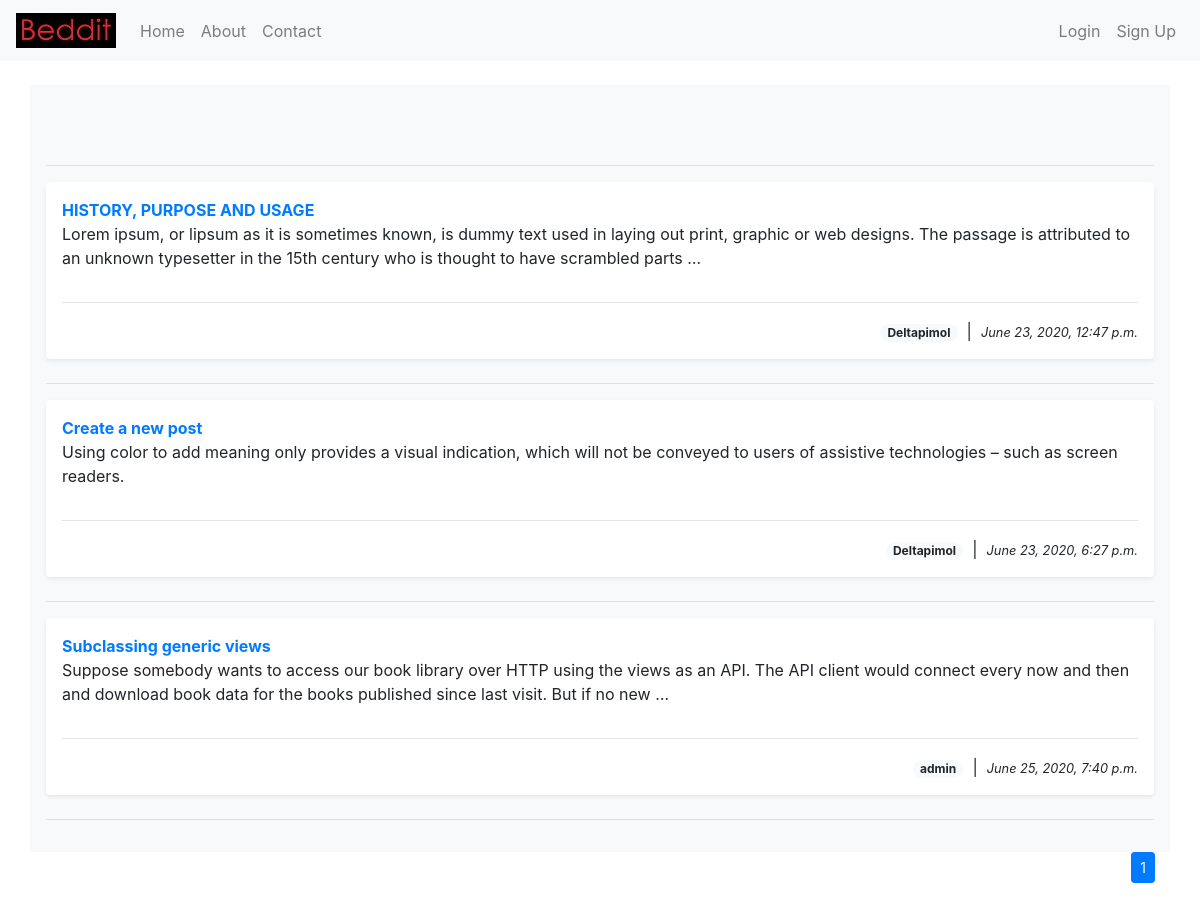
/posts/, run on an earlier commit of the app's database.
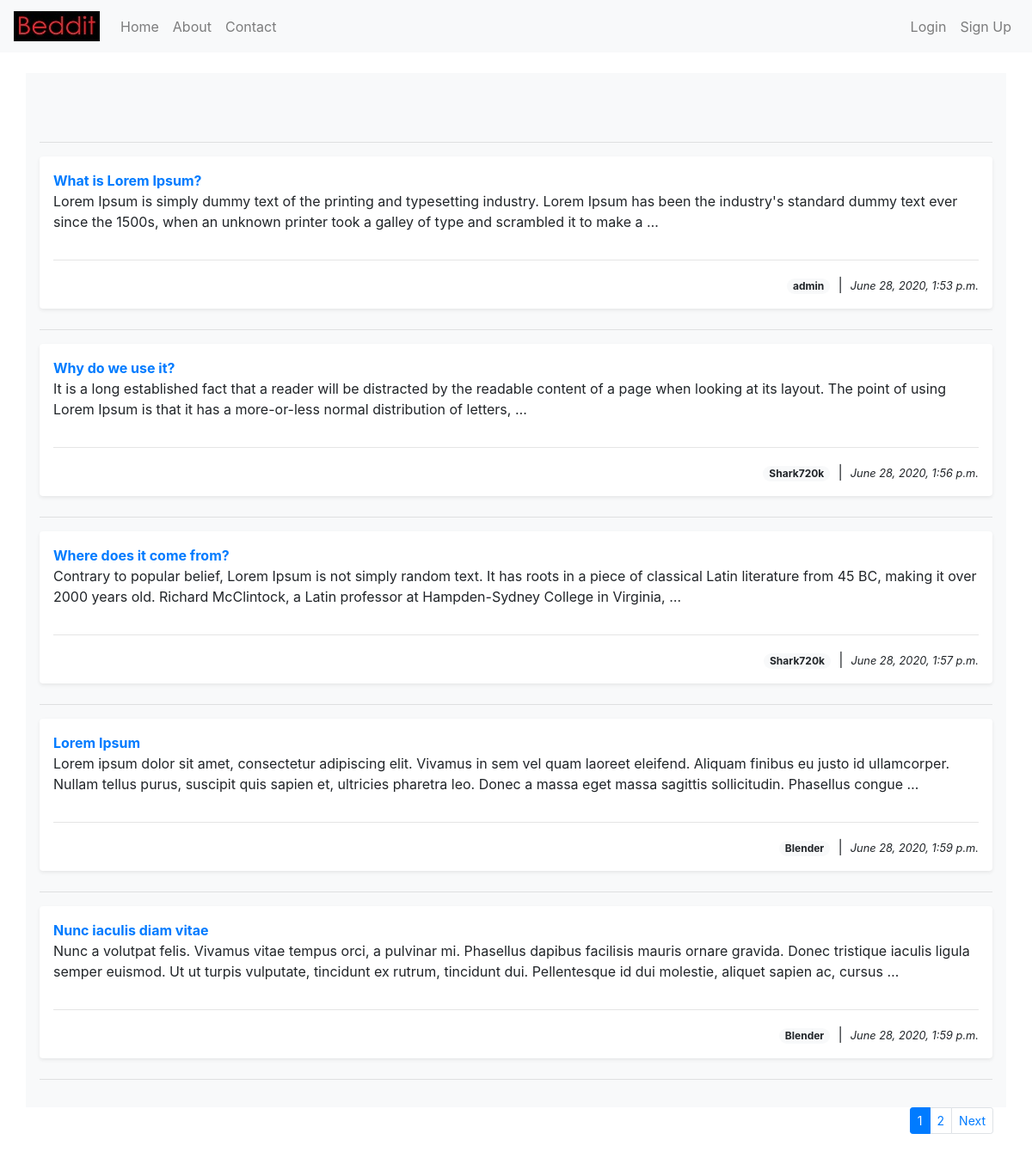
And on a later commit of the database.
### posts_app/models.py (models this page shows, shortened)
class Post(models.Model):
    author = models.ForeignKey(settings.AUTH_USER_MODEL, on_delete = models.CASCADE)
    title = models.CharField(blank=False, null=False, max_length=500)
    text = models.TextField()
    post_datetime = models.DateTimeField(null=True)

### posts_app/views.py (the view)
# urls.py: path('',displayPosts,name='displayposts'),
def displayPosts(request):                          # For displaying all posts
    posts_list = Post.objects.all()
    paginator = Paginator(posts_list,5)             # Paginator for allowing 5 posts on a page
    try:
        page = int(request.GET.get('page',1))
    except:
        page = 1
    try:
        posts = paginator.page(page)
    except(EmptyPage, InvalidPage):
        posts = paginator.page(paginator.num_pages)
    return render(request,'Posts/posts.html',{ 'posts': posts, })

### posts_app/templates/Posts/posts.html (shortened to what this page needs)
<html>
    {% extends 'index.html' %}
    {% block content %}
    <body>
        <br>
        <div class="container p-3 bg-light">
            {% if user.is_authenticated %}
            <div class="card p-0 mb-0">
                <div class="card-body p-2 mb-2">
                    <div class="input-group-prepend">
                        <div class="input-group-text">
                            @{{ user.username }}
                        </div> &nbsp;
                        <a href="{% url 'createpost' %}" class="text-decoration-none">
                            <input class="form-control" type="text" style="width:500px;" placeholder="Create Post">
                        </a>
                    </div>
                </div>
            </div>
            {% else %}
            <br>
            <br>
            {% endif %}
        <hr>
        {% for post in posts.object_list %}
            <div class="shadow-sm p-3 mb-4 bg-white rounded">
                <b><a href={% url "postdetails" pk=post.pk %} class="text-decoration-none">{{ post.title }}</a></b>
                    <div class="overflow-hidden">
                        <span class="d-inline-block" style="max-width: 1500px;">
                            <p>{{ post.text|truncatewords:40 }}</p>
                        </span>
                    </div>
                    <hr>
                    <p class="text-right mb-0 p-0">
                        <span class="badge badge-pill badge-light">{{ post.author }}</span>
                        &nbsp;|&nbsp;
                        <small><i>{{ post.post_datetime }}</i></small>
                    </p>
            </div>
            <hr>
        {% endfor %}
        </div>
        <div class="container">
            <ul class="pagination pagination-sm justify-content-end">
                {% for pg in posts.paginator.page_range %}
                    {% if posts.number == pg %}
                        <li class="page-item active"><a class="page-link" href="?page={{ pg }}">{{ pg }}</a></li>
                    {% else %}
                        <li class="page-item"><a class="page-link" href="?page={{ pg }}">{{ pg }}</a></li>
                    {% endif %}
                {% endfor %}
                {% if posts.has_next %}
                        <li class="page-item"><a class="page-link" href="?page={{ posts.next_page_number }}">Next</a></li>
                {% endif %}
              </ul>
        </div>
    </body>
    {% endblock %}

### posts_app/templates/index.html (shortened to what this page needs)
{% load static %}
<html>
    <head>
      <link rel="stylesheet" href="https://maxcdn.bootstrapcdn.com/bootstrap/4.4.1/css/bootstrap.min.css">
      <link rel="stylesheet" href="{% static 'css/posts.css' %}">
        <nav class="navbar sticky-top navbar-expand-lg navbar-light bg-light">
            <a class="navbar-brand" href='{% url "displayposts" %}'>
                <img src="{% static 'logo.jpg' %}" alt="Beddit">
            </a>
            <div class="collapse navbar-collapse" id="navbarNavDropdown">
              <ul class="navbar-nav mr-auto">
                <li class="nav-item">
                  <a class="nav-link" href="{% url 'displayposts' %}">Home<span class="sr-only">(current)</span></a>
                </li>
                <li class="nav-item">
                  <a class="nav-link" href="{% url 'about' %}">About</a>
                </li>
                <li class="nav-item">
                    <a class="nav-link" href="{% url 'contact' %}">Contact</a>
                </li>
              </ul>
                {% if user.is_authenticated %}
              <ul class="navbar-nav ml-auto">
                <li class="nav-item dropdown">
                  <a class="nav-link dropdown-toggle" href="#" id="navbarDropdownMenuLink" role="button" data-toggle="dropdown" aria-haspopup="true" aria-expanded="false">
                        <span class="badge badge-light">
                          <svg class="bi bi-person-circle" width="1.5em" height="1.5em" viewBox="0 0 16 16" fill="currentColor" xmlns="http://www.w3.org/2000/svg">
                            <path d="M13.468 12.37C12.758 11.226 11.195 10 8 10s-4.757 1.225-5.468 2.37A6.987 6.987 0 0 0 8 15a6.987 6.987 0 0 0 5.468-2.63z"/>
                            <path fill-rule="evenodd" d="M8 9a3 3 0 1 0 0-6 3 3 0 0 0 0 6z"/>
                            <path fill-rule="evenodd" d="M8 1a7 7 0 1 0 0 14A7 7 0 0 0 8 1zM0 8a8 8 0 1 1 16 0A8 8 0 0 1 0 8z"/>
                          </svg>
                        &nbsp;{{ user.username }}
                        </span>
                  </a>
                  <div class="dropdown-menu" aria-labelledby="navbarDropdownMenuLink">
                    <a class="dropdown-item text-danger" href='{% url "logout" %}'>
                        Logout
                    </a>
                  </div>
                </li>
              </ul>
            </div>
                {% else %}
                  <ul class="navbar-nav ml-auto">
                    <li class="nav-item">
                        <a class="nav-link" href='{% url "login" %}'>Login</a>
                    </li>
                    <li class="nav-item">
                      <a class="nav-link" href='{% url "userRegister" %}'>Sign Up</a>
                    </li>
                  </ul>
                {% endif %}
          </nav>
    </head>
            {% block content %}
            {% endblock %}
    <footer class="footer mt-auto py-3">
    </footer>
</html>

What changed in the data, as far as the page shows it:
removed Post: title "HISTORY, PURPOSE AND USAGE", text "Lorem ipsum, or lipsum as it is sometimes known, is dummy text used in laying out print, graphic or web designs. The passage is attributed to an unknown typesetter in the 15th century who is thought to have scrambled parts …", author "Deltapimol", post_datetime "June 23, 2020, 12:47 p.m."
removed Post: title "Create a new post", text "Using color to add meaning only provides a visual indication, which will not be conveyed to users of assistive technologies – such as screen readers.", author "Deltapimol", post_datetime "June 23, 2020, 6:27 p.m."
removed Post: title "Subclassing generic views", text "Suppose somebody wants to access our book library over HTTP using the views as an API. The API client would connect every now and then and download book data for the books published since last visit. But if no new …", author "admin", post_datetime "June 25, 2020, 7:40 p.m."
added Post: title "What is Lorem Ipsum?", text "Lorem Ipsum is simply dummy text of the printing and typesetting industry. Lorem Ipsum has been the industry's standard dummy text ever since the 1500s, when an unknown printer took a galley of type and scrambled it to make a …", author "admin", post_datetime "June 28, 2020, 1:53 p.m."
added Post: title "Why do we use it?", text "It is a long established fact that a reader will be distracted by the readable content of a page when looking at its layout. The point of using Lorem Ipsum is that it has a more-or-less normal distribution of letters, …", author "Shark720k", post_datetime "June 28, 2020, 1:56 p.m."
added Post: title "Where does it come from?", text "Contrary to popular belief, Lorem Ipsum is not simply random text. It has roots in a piece of classical Latin literature from 45 BC, making it over 2000 years old. Richard McClintock, a Latin professor at Hampden-Sydney College in Virginia, …", author "Shark720k", post_datetime "June 28, 2020, 1:57 p.m."
added Post: title "Lorem Ipsum", text "Lorem ipsum dolor sit amet, consectetur adipiscing elit. Vivamus in sem vel quam laoreet eleifend. Aliquam finibus eu justo id ullamcorper. Nullam tellus purus, suscipit quis sapien et, ultricies pharetra leo. Donec a massa eget massa sagittis sollicitudin. Phasellus congue …", author "Blender", post_datetime "June 28, 2020, 1:59 p.m."
added Post: title "Nunc iaculis diam vitae", text "Nunc a volutpat felis. Vivamus vitae tempus orci, a pulvinar mi. Phasellus dapibus facilisis mauris ornare gravida. Donec tristique iaculis ligula semper euismod. Ut ut turpis vulputate, tincidunt ex rutrum, tincidunt dui. Pellentesque id dui molestie, aliquet sapien ac, cursus …", author "Blender", post_datetime "June 28, 2020, 1:59 p.m."
Also different on the page:
new list line: "2"
text now shown: "Next"
